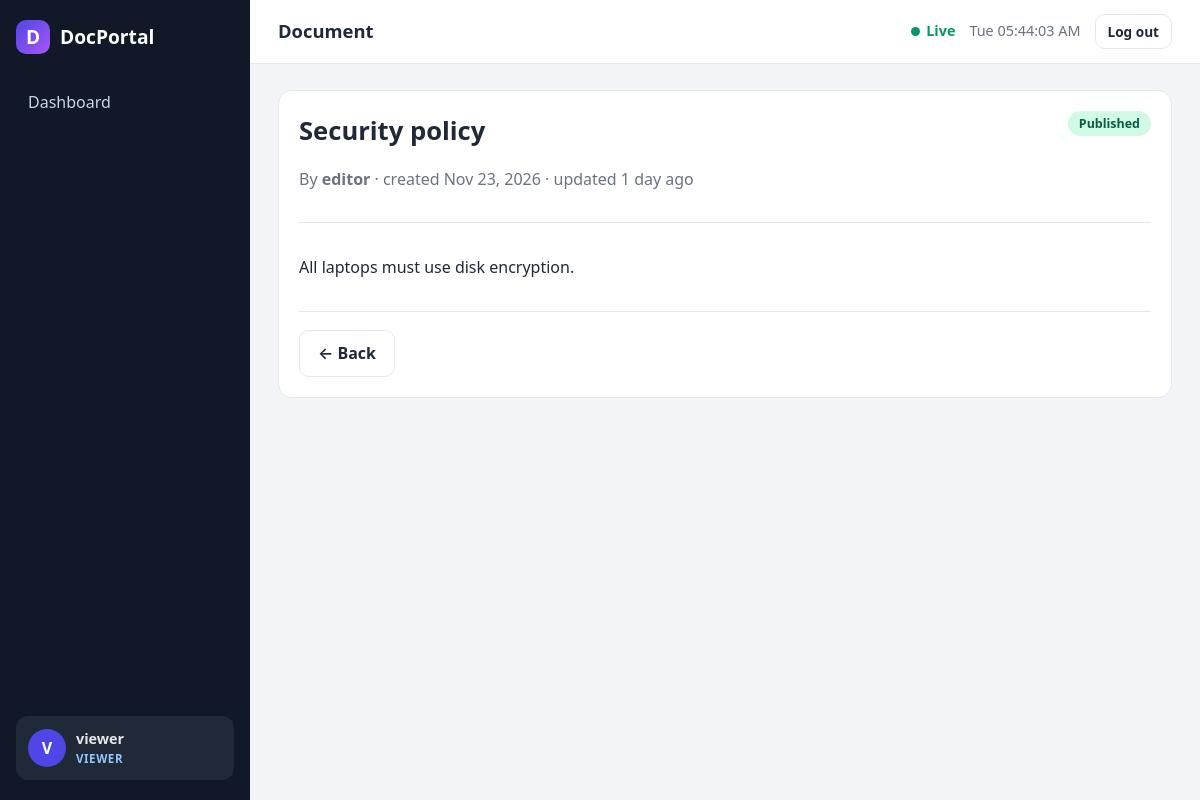
The page /2/ (signed in) on the database its author committed.
### accounts/models.py (models this page shows, shortened)
class User(AbstractBaseUser, PermissionsMixin):
    class Role(models.TextChoices):
        EDITOR = "editor", "Editor"
        REVIEWER = "reviewer", "Reviewer"
        VIEWER = "viewer", "Viewer"
    email = models.EmailField(unique=True)
    username = models.CharField(max_length=150, unique=True)
    role = models.CharField(max_length=10, choices=Role.choices, default=Role.VIEWER)
    is_active = models.BooleanField(default=True)
    is_staff = models.BooleanField(default=False)
    date_joined = models.DateTimeField(default=timezone.now)
    failed_login_attempts = models.PositiveSmallIntegerField(default=0)
    is_locked = models.BooleanField(default=False)
    objects = UserManager()
    USERNAME_FIELD = "email"          # users log in with their email
    REQUIRED_FIELDS = ["username"]    # asked by createsuperuser

### documents/models.py (models this page shows, shortened)
class Document(models.Model):
    class Status(models.TextChoices):
        DRAFT = "draft", "Draft"
        PUBLISHED = "published", "Published"
        ARCHIVED = "archived", "Archived"
    title = models.CharField(max_length=200)
    content = models.TextField(blank=True)
    owner = models.ForeignKey(settings.AUTH_USER_MODEL, on_delete=models.CASCADE, related_name="documents")
    status = models.CharField(max_length=10, choices=Status.choices, default=Status.DRAFT)
    created_at = models.DateTimeField(auto_now_add=True)
    updated_at = models.DateTimeField(auto_now=True)
    class Meta:
        ordering = ["-updated_at"]
        permissions = [
            ("publish_document", "Can publish document"),
            ("archive_document", "Can archive document"),
        ]

### documents/views.py (the view)
# urls.py: path("<int:pk>/", views.DocumentDetailView.as_view(), name="detail"),
class DocumentDetailView(PermissionRequiredMixin, DetailView):
    permission_required = "documents.view_document"
    queryset = Document.objects.select_related("owner")
    template_name = "documents/document_detail.html"
    context_object_name = "document"

### documents/templates/documents/document_detail.html (shortened to what this page needs)
{% extends "app_base.html" %}
{% load doc_perms %}
{% block heading %}Document{% endblock %}
{% block content %}
<article class="panel doc">
  <div class="doc-head">
    <div>
      <h1>{{ document.title }}</h1>
      <p class="muted">By <strong>{{ document.owner.username }}</strong> &middot; created {{ document.created_at|date:"M d, Y" }} &middot; updated {{ document.updated_at|timesince }} ago</p>
    </div>
    <span class="pill {{ document.status }}">{{ document.get_status_display }}</span>
  </div>
  <div class="doc-body">{{ document.content|linebreaks|default:"<p class='muted'>This document is empty.</p>" }}</div>
  <div class="doc-actions">
    <a class="btn ghost" href="{% url 'documents:list' %}">&larr; Back</a>
  </div>
</article>
{% endblock %}

### templates/app_base.html (shortened to what this page needs)
{% extends "base.html" %}
{% block body %}
<div class="app">
  <aside class="sidebar" id="sidebar">
    <a class="brand" href="{% url 'documents:list' %}"><span class="logo">D</span> DocPortal</a>
    <nav class="nav">
      <a href="{% url 'documents:list' %}">Dashboard</a>
    </nav>
    {% if user.is_authenticated %}
    <div class="user-card">
      <div class="avatar">{{ user.username|slice:":1"|upper }}</div>
      <div class="user-meta"><strong>{{ user.username }}</strong><span class="role {{ user.role }}">{{ user.get_role_display }}</span></div>
    </div>
    {% endif %}
  </aside>
  <div class="main">
    <header class="topbar">
      <h2>{% block heading %}{% endblock %}</h2>
      <div class="topbar-right">
        <span class="live"><i class="dot"></i> Live</span>
        <time id="clock"></time>
        {% if user.is_authenticated %}
        <form method="post" action="{% url 'logout' %}">{% csrf_token %}<button class="btn sm ghost">Log out</button></form>
        {% endif %}
      </div>
    </header>
    <main class="content">{% block content %}{% endblock %}</main>
  </div>
</div>
{% endblock %}

### static/css/app.css (style rules this page uses)
:root { --brand:#4f46e5;--brand-dark:#3730a3;--ink:#1f2937;--muted:#6b7280;--bg:#f3f4f8;--card:#fff;--line:#e5e7eb;--side:#111827;--radius:14px; --green:#059669;--amber:#d97706;--gray:#6b7280;--red:#dc2626 }
* { box-sizing:border-box }
body { margin:0;font-family:system-ui,-apple-system,"Segoe UI",Roboto,sans-serif;background:var(--bg);color:var(--ink);line-height:1.55 }
a { color:var(--brand);text-decoration:none }
h1 { margin:0 0 6px;font-size:1.6rem }
h2 { margin:0;font-size:1.15rem }
.muted { color:var(--muted) }
.app { display:flex;min-height:100vh }
.sidebar { width:250px;background:var(--side);color:#e5e7eb;display:flex;flex-direction:column;padding:20px 16px;position:sticky;top:0;height:100vh;flex-shrink:0;transition:transform .25s }
.brand { display:flex;align-items:center;gap:10px;color:#fff;font-weight:800;font-size:1.2rem;margin-bottom:26px }
.logo { display:grid;place-items:center;width:34px;height:34px;border-radius:10px;background:linear-gradient(135deg,var(--brand),#a855f7);color:#fff }
.nav { display:flex;flex-direction:column;gap:4px;flex:1 }
.nav a { color:#cbd5e1;padding:10px 12px;border-radius:10px;font-weight:500 }
.user-card { display:flex;align-items:center;gap:10px;padding:12px;border-radius:12px;background:#1f2937 }
.avatar { width:38px;height:38px;border-radius:50%;display:grid;place-items:center;background:var(--brand);color:#fff;font-weight:700 }
.user-meta { display:flex;flex-direction:column;font-size:.9rem }
.role { font-size:.72rem;font-weight:700;text-transform:uppercase;letter-spacing:.05em }
.role.viewer { color:#93c5fd }
.main { flex:1;min-width:0;display:flex;flex-direction:column }
.topbar { display:flex;align-items:center;gap:14px;padding:14px 28px;background:#fff;border-bottom:1px solid var(--line);position:sticky;top:0;z-index:5 }
.topbar-right { margin-left:auto;display:flex;align-items:center;gap:14px;color:var(--muted);font-size:.9rem }
.topbar-right form { margin:0 }
.live { display:inline-flex;align-items:center;gap:6px;font-weight:600;color:var(--green) }
.dot { width:9px;height:9px;border-radius:50%;background:var(--green);display:inline-block;animation:pulse 1.6s infinite }
.content { padding:26px 28px 60px;max-width:1200px;width:100% }
.btn { display:inline-block;background:var(--brand);color:#fff;border:0;padding:10px 18px;border-radius:10px;font:inherit;font-weight:600;cursor:pointer;transition:.15s;text-align:center }
.btn.sm { padding:6px 12px;font-size:.85rem }
.btn.ghost { background:#fff;color:var(--ink);border:1px solid var(--line) }
.panel { background:var(--card);border:1px solid var(--line);border-radius:var(--radius);padding:20px }
.pill { display:inline-block;padding:3px 11px;border-radius:999px;font-size:.78rem;font-weight:700 }
.pill.published { background:#d1fae5;color:#065f46 }
.doc-head { display:flex;justify-content:space-between;gap:16px;align-items:flex-start;margin-bottom:14px }
.doc-body { padding:16px 0;border-top:1px solid var(--line);border-bottom:1px solid var(--line);margin-bottom:18px }
.doc-actions { display:flex;gap:10px;flex-wrap:wrap }

### rows shown on the page
User: username "V", username "viewer", role "VIEWER"
Document: title "Security policy", owner.username "editor", created_at "Nov 23, 2026", updated_at "1 day", status "Published", content "All laptops must use disk encryption."
